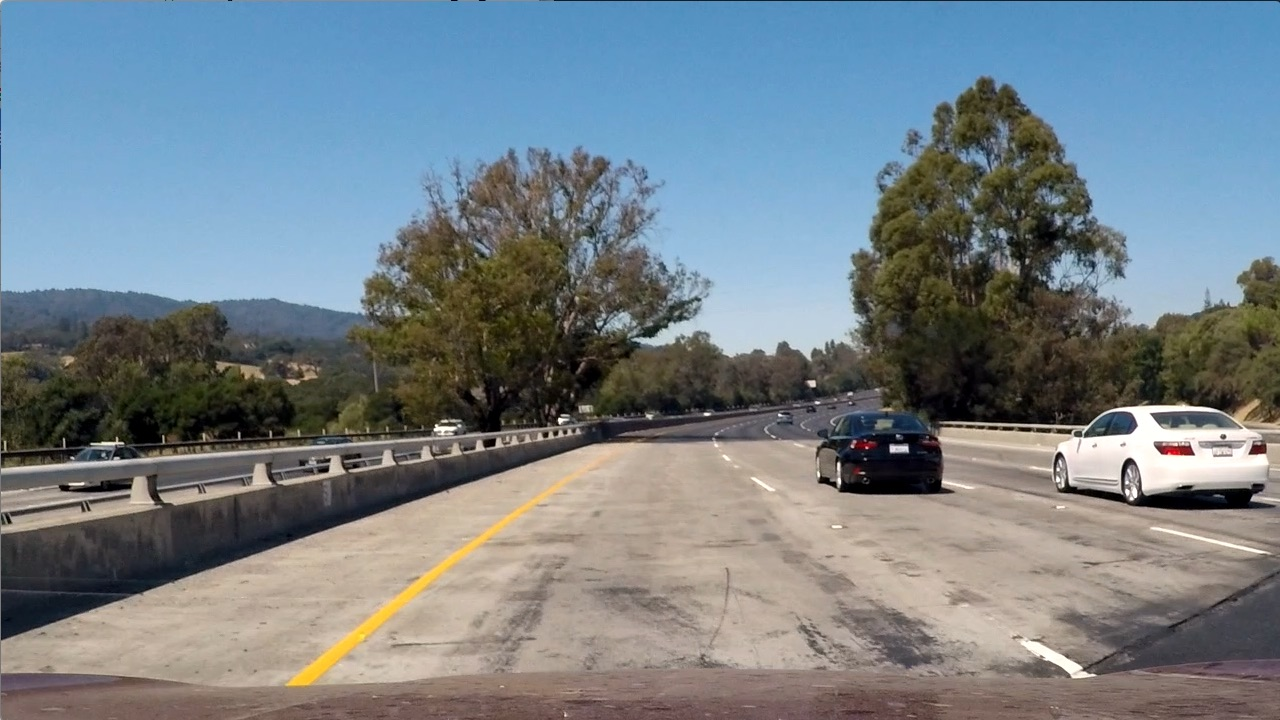
#> input picture test_images/test1.jpg, 1280 x 720 px; its folder holds only this picture in this run
$ python perspective_transform.py
#> lines starting #> are read from the running program, lines starting #| are printed output that depends on the picture
### camera_calibration.py
import argparse
import glob
import os
import pickle

import cv2
import matplotlib.pyplot as plt
import matplotlib
matplotlib.use("Qt5Agg")
import numpy as np

IMAGE_SHAPE_X = 1200
IMAGE_SHAPE_Y = 720
NUM_X_CORNERS = 9
NUM_Y_CORNERS = 6

# [45 lines left out: function calibrate_camera, not called in this run]


def undistort_image(img, params):
    mtx = params['mtx']
    dist = params['dist']
    image = cv2.undistort(img, mtx, dist, None, mtx)
    return image


# [5 lines left out: function save_calibration_data, not called in this run]


def load_calibration_data():
    params = pickle.load(open("./calibration.p", mode="rb"))
    return params


# [19 lines left out: function show_undistort, not called in this run]


# [11 lines that do not run on import are left out]

### perspective_transform.py
import argparse
import glob
import os

import cv2
import matplotlib.pyplot as plt
import numpy as np
import camera_calibration


def create_warp_mapping(img):
    """
    Creates source and destination coordinates for
    perspective transformation operation
    """
    img_shape = img.shape

    mid_vertical = img_shape[0] / 2
    mid_horizontal = img_shape[1] / 2

    mid_vertical_offset = 100
    bottom_vertical_offset = 30
    mid_horizontal_offset = 110
    bottom_horizontal_offset = 90

    middle_left = [(mid_horizontal - mid_horizontal_offset),
                   (mid_vertical + mid_vertical_offset)]
    middle_right = [(mid_horizontal + mid_horizontal_offset),
                    (mid_vertical + mid_vertical_offset)]
    bottom_left = [bottom_horizontal_offset,
                   (img_shape[0] - bottom_vertical_offset)]
    bottom_right = [(img_shape[1] - bottom_horizontal_offset),
                    (img_shape[0] - bottom_vertical_offset)]

    src = np.float32([middle_right, bottom_right, bottom_left, middle_left])
    dst = np.float32([[img_shape[1], 0], [img_shape[1], img_shape[0]], [0, img_shape[0]], [0, 0]])

    return src, dst


def apply_transform(img):
    """
    Calculates perspective transform matrix and warps the image
    """
    img_shape = (img.shape[1], img.shape[0])
    src, dst = create_warp_mapping(img)

    # Given src and dst points, calculate the perspective transform matrix
    M = cv2.getPerspectiveTransform(src, dst)

    # Calculate the inverse perspective transform
    Minv = cv2.getPerspectiveTransform(dst, src)

    # Warp the image using OpenCV warpPerspective()
    warped = cv2.warpPerspective(img, M, img_shape, flags=cv2.INTER_AREA)

    return warped, M, Minv


def show_warp(image_file, visualize=False, save_example=False):
    # Read in an image
#> called with image_file = './test_images/test1.jpg', visualize = False, save_example = False
    img = cv2.imread(image_file)
#> img is the input picture: shape (720, 1280, 3); mean B, G, R 135.5, 128.7, 117.5
    img = cv2.cvtColor(img, cv2.COLOR_BGR2RGB)

    # Undistort
    params = camera_calibration.load_calibration_data()
#> (reads calibration.p from the repository)
    img = camera_calibration.undistort_image(img, params)
#> in undistort_image, `image = cv2.undistort(img, mtx, dist, None, mtx)`:
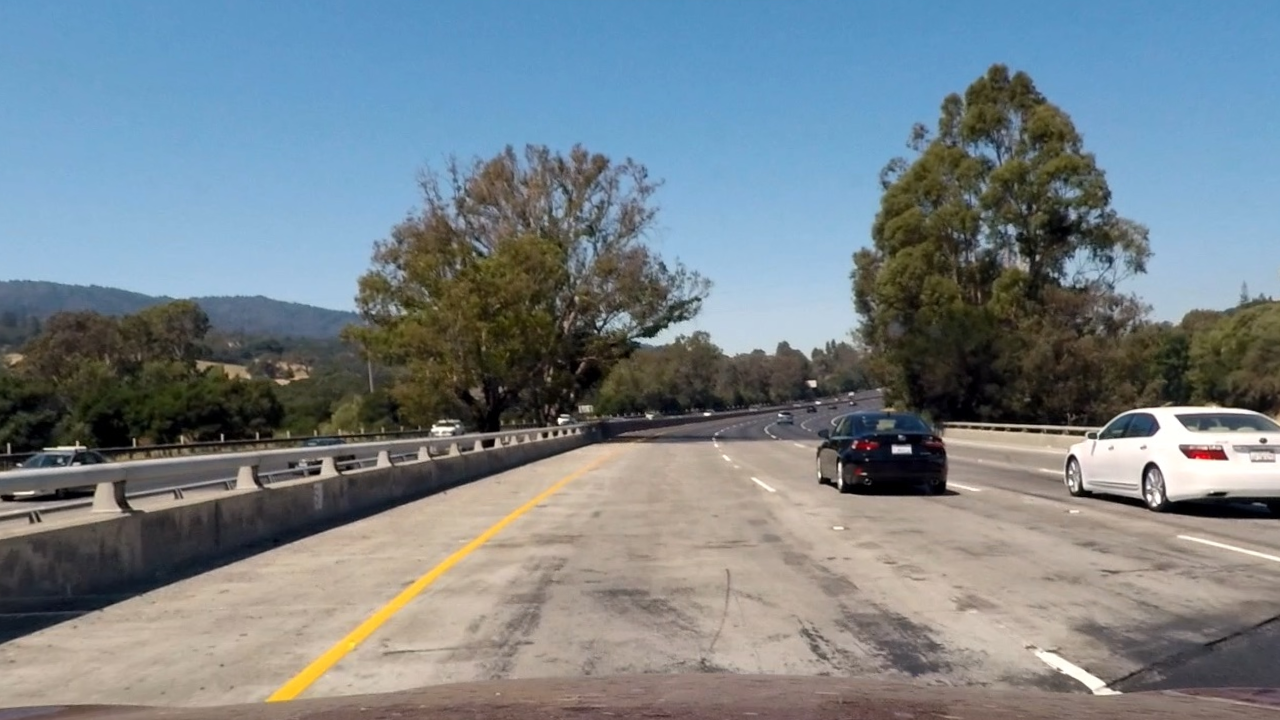
#> image: shape (720, 1280, 3); mean R, G, B 119.3, 130, 136.2

    # Get mappings to plot on image
    src, dst = create_warp_mapping(img)
#> src = [[750, 460], [1190, 690], [90, 690], [530, 460]]; dst = [[1280, 0], [1280, 720], [0, 720], [0, 0]]

    # Warp image
    warped, M, Minv = apply_transform(img)
#> in apply_transform, `src, dst = create_warp_mapping(img)`: src = [[750, 460], [1190, 690], [90, 690], [530, 460]]; dst = [[1280, 0], [1280, 720], [0, 720], [0, 0]]
#> in apply_transform, `M = cv2.getPerspectiveTransform(src, dst)`: M = [[-0.831, -1.59, 1171.9], [-5.73e-16, -2.24, 1028.6], [-8.67e-19, -0.00248, 1]]
#> in apply_transform, `Minv = cv2.getPerspectiveTransform(dst, src)`: Minv = [[0.172, -0.711, 530], [0, -0.447, 460], [0, -0.00111, 1]]
#> in apply_transform, `warped = cv2.warpPerspective(img, M, img_shape, flags=cv2.INTER_AREA)`:
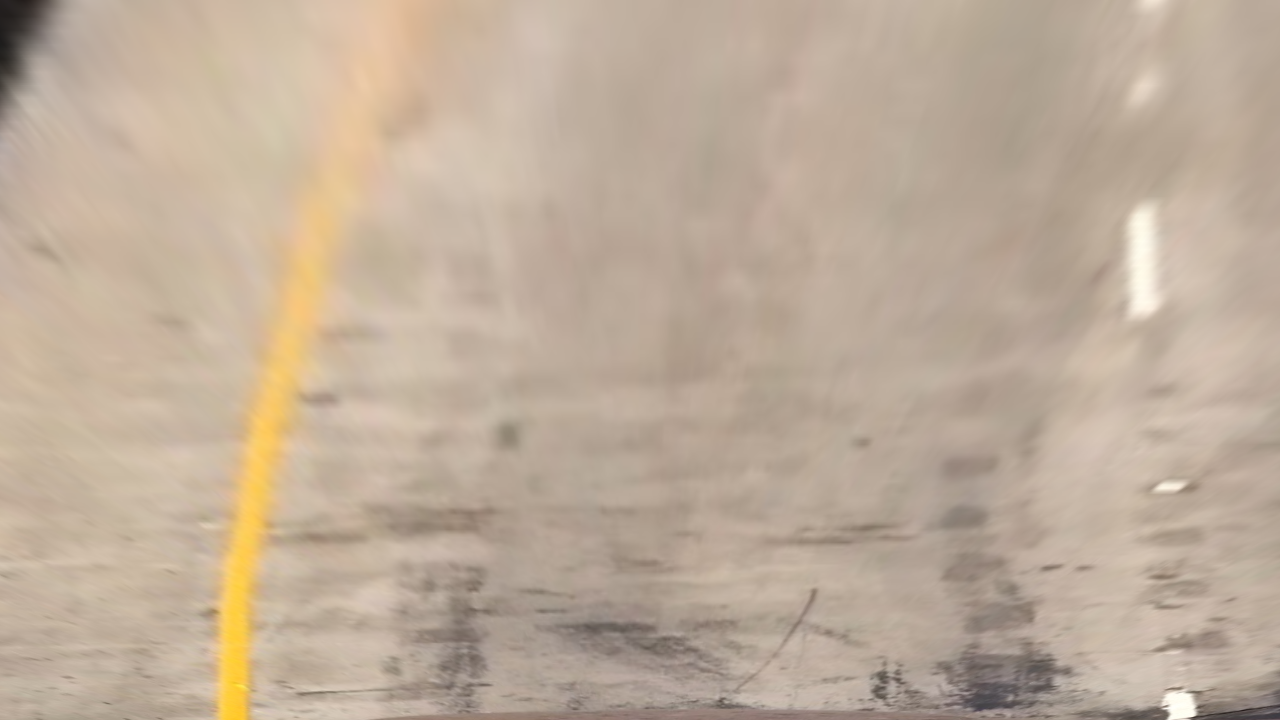
#> warped: shape (720, 1280, 3); mean R, G, B 190.6, 172.7, 154.2
    f, (ax1, ax2) = plt.subplots(1, 2, figsize=(14, 7))
    ax1.imshow(img)

    for p in src:
        ax1.plot(p[0], p[1], "ro")
#> this loop made 4 passes
    ax1.set_title("Original Image", fontsize=24)
    ax2.imshow(warped)

    for p in dst:
        ax2.plot(p[0], p[1], "ro")
#> this loop made 4 passes
    ax2.set_title("Warped Image", fontsize=24)

    if visualize:
        plt.show(block=True)
    if save_example:
        save_file_name = "warped_{}".format(os.path.basename(image_file.replace(".jpg", ".png")))
        save_location = "./output_images/{}".format(save_file_name)
        f.savefig(save_location, bbox_inches="tight")


if __name__ == '__main__':
    parser = argparse.ArgumentParser(description="Perspective transform")
    parser.add_argument("-show", action="store_true", help="Visualize transform")
    parser.add_argument("-save", action="store_true", help="Save transform image")
    results = parser.parse_args()
    visualize = bool(results.show)
    save_examples = bool(results.save)
    images = glob.glob("./test_images/test*.jpg")
    for file_name in images:
        show_warp(file_name, visualize, save_examples)
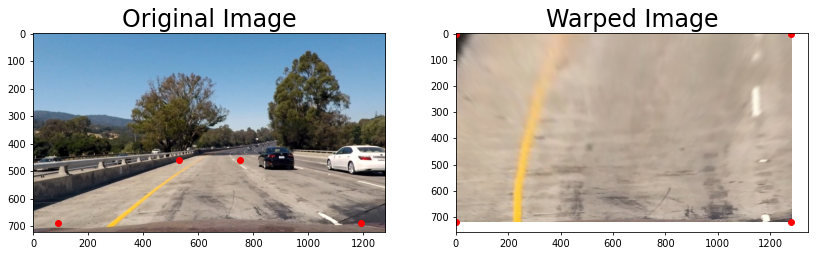
#> figure drawn by matplotlib, 2 panels
